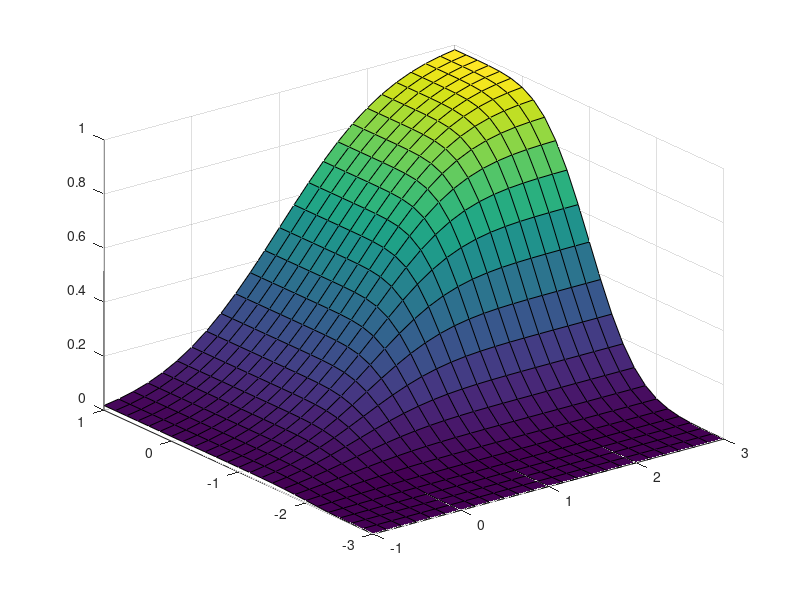

This chart was generated by the following MATLAB code:
close all; clear; clc;

mu = [1 -1];
SIGMA = [.9 .4; .4 .3];

figure;
[X1,X2] = meshgrid(linspace(-1,3,25)',linspace(-3,1,25)');
X = [X1(:) X2(:)];
p = mvncdf(X,mu,SIGMA);
surf(X1,X2,reshape(p,25,25));
